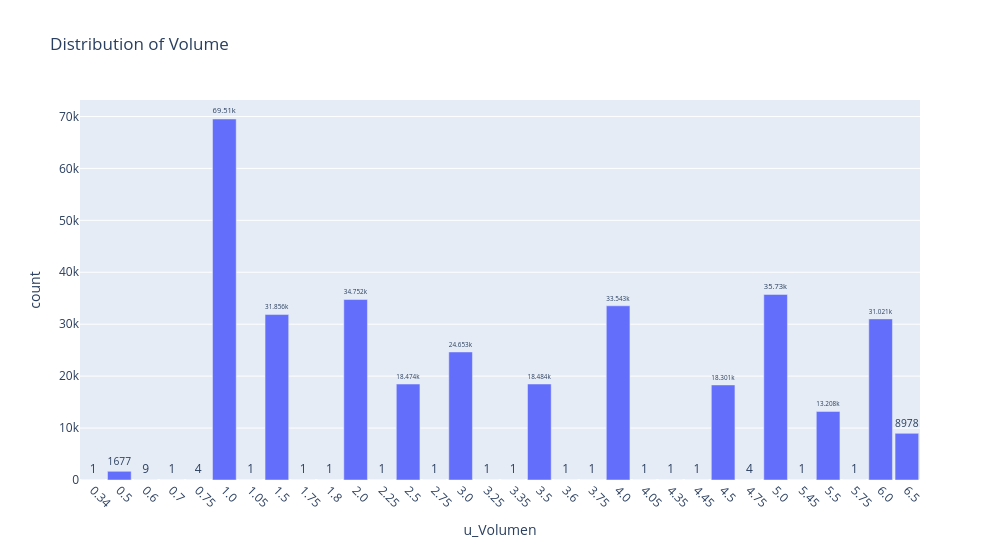

The notebook cell this image was saved under:
### Markdown cell above
We will check distribution of volume amount

### Code cell
# Calculate counts and percentages for u_Volumen
counts = remissions_df['u_Volumen'].value_counts().sort_index()
percentages = (counts / counts.sum()) * 100

# Histogram of frequency of each unique volume value to check for outliers
x_labels = counts.index.astype(str)  # treat volumes as categorical so bars are wider
fig = px.bar(x=x_labels, y=counts.values, title='Distribution of Volume',
             labels={'x':'u_Volumen','y':'count'}, text=counts.values)
fig.update_traces(
    textposition='outside',
    texttemplate='%{y}',
    customdata=percentages.values,
    hovertemplate='<b>Volume:</b> %{x}<br><b>Count:</b> %{y}<br><b>Percentage:</b> %{customdata:.2f}%<extra></extra>'
)
fig.update_layout(
    bargap=0.1,        # reduce gap between bars
    xaxis_tickangle=45,
    width=1000
)
fig.show()

### Figure 1 — Plotly figure (JSON) as saved in the notebook; plotly's stock layout.template omitted (floating-point values rounded to 4 significant figures)
{"data": [{"customdata": [0.0002939, 0.4929, 0.002645, 0.0002939, 0.001176, 20.43, 0.0002939, 9.363, 0.0002939, 0.0002939, 10.21, 0.0002939, 5.43, 0.0002939, 7.246, 0.0002939, 0.0002939, 5.433, 0.0002939, 0.0002939, 9.859, 0.0002939, 0.0002939, 0.0002939, 5.379, 0.001176, 10.5, 0.0002939, 3.882, 0.0002939, 9.118, 2.639], "hovertemplate": "<b>Volume:</b> %{x}<br><b>Count:</b> %{y}<br><b>Percentage:</b> %{customdata:.2f}%<extra></extra>", "legendgroup": "", "marker": {"color": "#636efa", "pattern": {"shape": ""}}, "name": "", "orientation": "v", "showlegend": false, "text": [1.0, 1677.0, 9.0, 1.0, 4.0, 69510.0, 1.0, 31860.0, 1.0, 1.0, 34750.0, 1.0, 18470.0, 1.0, 24650.0, 1.0, 1.0, 18480.0, 1.0, 1.0, 33540.0, 1.0, 1.0, 1.0, 18300.0, 4.0, 35730.0, 1.0, 13210.0, 1.0, 31020.0, 8978.0], "textposition": "outside", "texttemplate": "%{y}", "type": "bar", "x": ["0.34", "0.5", "0.6", "0.7", "0.75", "1.0", "1.05", "1.5", "1.75", "1.8", "2.0", "2.25", "2.5", "2.75", "3.0", "3.25", "3.35", "3.5", "3.6", "3.75", "4.0", "4.05", "4.35", "4.45", "4.5", "4.75", "5.0", "5.45", "5.5", "5.75", "6.0", "6.5"], "xaxis": "x", "y": [1, 1677, 9, 1, 4, 69510, 1, 31856, 1, 1, 34752, 1, 18474, 1, 24653, 1, 1, 18484, 1, 1, 33543, 1, 1, 1, 18301, 4, 35730, 1, 13208, 1, 31021, 8978], "yaxis": "y"}], "layout": {"bargap": 0.1, "barmode": "relative", "legend": {"tracegroupgap": 0}, "title": {"text": "Distribution of Volume"}, "width": 1000, "xaxis": {"anchor": "y", "domain": [0, 1], "tickangle": 45, "title": {"text": "u_Volumen"}}, "yaxis": {"anchor": "x", "domain": [0, 1], "title": {"text": "count"}}}}
